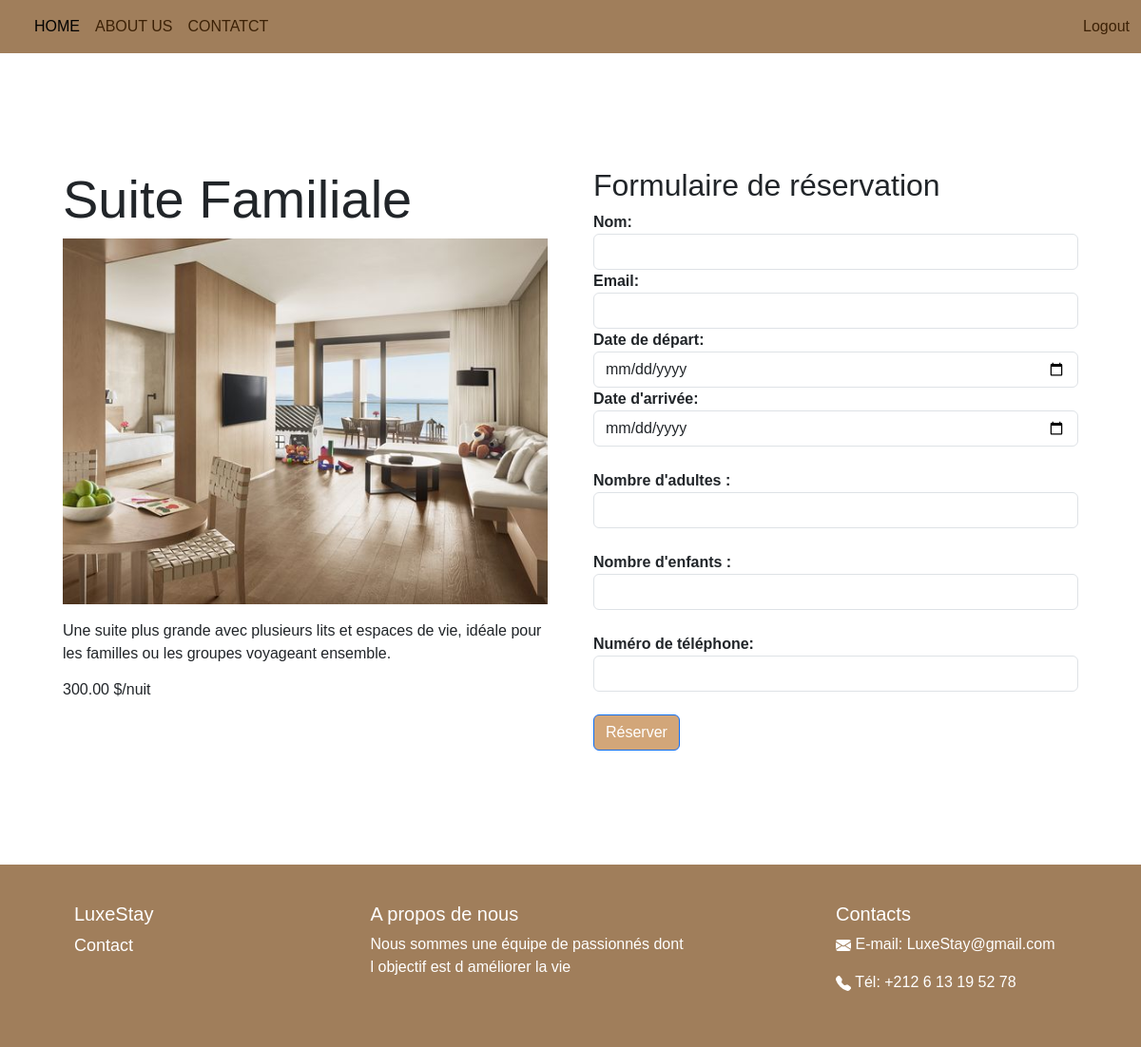
The page /reservation/5/ (signed in) on the database its author committed.
### hotel/models.py (models this page shows, shortened)
class Room(models.Model):
    name = models.CharField(max_length=100)
    description = models.TextField()
    price_per_night = models.DecimalField(max_digits=10, decimal_places=2)
    image = models.ImageField(upload_to='media/')

### hotel/views.py (the view)
# urls.py: path('reservation/<int:room_id>/', views.ReservationView.as_view(), name='reservation'),
class ReservationView(LoginRequiredMixin, View):
    def get(self, request, room_id):
        room = get_object_or_404(Room, pk=room_id)
        form = ReservationForm()
        return render(request, 'reservation.html', {'room': room, 'form': form})

### hotel/forms.py
class ReservationForm(forms.ModelForm):
    class Meta:
        model = Reservation
        fields = ['guest_name', 'guest_email', 'check_in', 'check_out']

### hotel/templates/reservation.html (shortened to what this page needs)
{% extends 'index.html' %}
{% block content %}
<div class="container my-5">
  <div class="row">
    <div class="col-md-6 p-4">
      <h2 class="display-4">{{ room.name }}</h2>
      <img src="{{ room.image.url }}" class="img-fluid" alt="{{ room.name }}">
      <p class="pr-4 mt-3">{{ room.description }}</p>
      <h6>{{ room.price_per_night }} $/nuit</h6>
    </div>
    <div class="col-md-6 p-4">
      <h2>Formulaire de réservation</h2>
     <form method="post" action="{% url 'send_reserve' room.id %}">
        <div class="form-group">
          <label for="guest_name"><strong>Nom:</strong></label>
          <input type="text" class="form-control" id="guest_name" name="guest_name" required>
        </div>
        <div class="form-group">
          <label for="email"><strong>Email:</strong></label>
          <input type="email" class="form-control" id="guest_email" name="guest_email" required>
        </div>
        <div class="form-group">
          <label for="check_out"><strong>Date de départ:</strong></label>
          <input type="date" class="form-control" id="check_out" name="check_out" required>
        </div>
        <div class="form-group">
          <label for="check_in"><strong>Date d'arrivée:</strong></label>
          <input type="date" class="form-control" id="check_in" name="check_in" required>
        </div><br>
        <div class="form-group">
          <label for="nombreAdult"><strong>Nombre d'adultes :</strong></label>
          <input type="number" class="form-control" id="nombreAdult" name="nombreAdult" min="0" max="10" required>
        </div><br>
        <div class="form-group">
          <label for="nombreEnfant"><strong>Nombre d'enfants :</strong></label>
          <input type="number" class="form-control" id="nombreEnfant" name="nombreEnfant" min="0" max="10" required>
        </div><br>
        <div class="form-group">
          <label for="telephone"><strong>Numéro de téléphone:</strong></label>
          <input type="tel" class="form-control" id="telephone" name="telephone"  required>
        </div><br>
        <button type="submit" class="btn btn-primary">Réserver</button>
      </form>
    </div>
  </div>
</div>
{% endblock %}

### hotel/templates/index.html (style rules this page uses)
body, h1, h2, h3, h4, h5, h6, p, a, ul, li { font-family: "Poppins", sans-serif; }
.btn { background-color:#d2a679; color: white; }

### rows shown on the page
Room: name "Suite Familiale", image (picture), description "Une suite plus grande avec plusieurs lits et espaces de vie, idéale pour les familles ou les groupes voyageant ensemble.", price_per_night "300.00"
